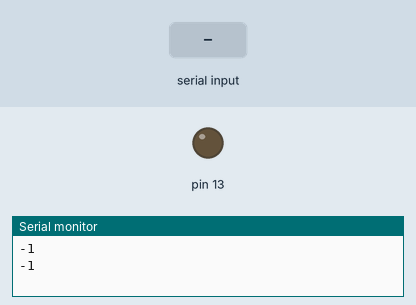
This sketch was run on a simulated Arduino Uno, built with avr-gcc and run on an emulated ATmega328P. On the bench: output pins drawn as LEDs (lit = HIGH), the last lines printed to the serial monitor. The test bench sets the inputs (shaded band).

Above: at 1.2 s.
1.3 s: "1" received over Serial
At 4.0 s:
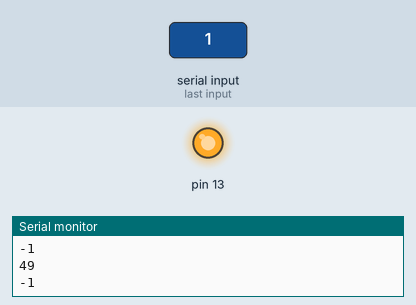
4.3 s: "2" received over Serial
At 6.5 s:
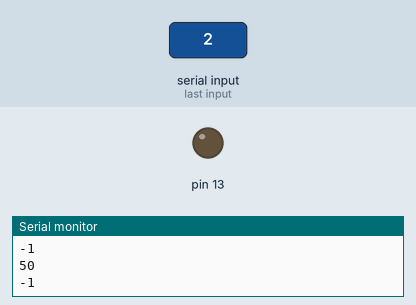
Timing chart, 0 to 8.0 s (numbered marks = the images above; inputs shaded):
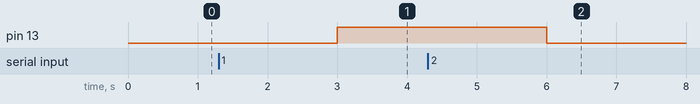

Measured:
- after the input at 1.3 s, pin 13: LOW → HIGH after 1.7 s
- after the input at 4.3 s, pin 13: HIGH → LOW after 1.7 s

The sketch:

serial.ino
```cpp
void setup() {
 Serial.begin(9600);
 pinMode(13,OUTPUT);
}

void loop() {
  int ch= Serial.read();
  Serial.println(ch);delay(1000);
  if (ch =='1' )   digitalWrite(13, HIGH) ;
  if (ch =='2' )  digitalWrite(13, LOW) ;


//  Serial.println("high");delay(1000);
//  digitalWrite(13, LOW) ;
//  Serial.println("low");delay(1000);
}
```
